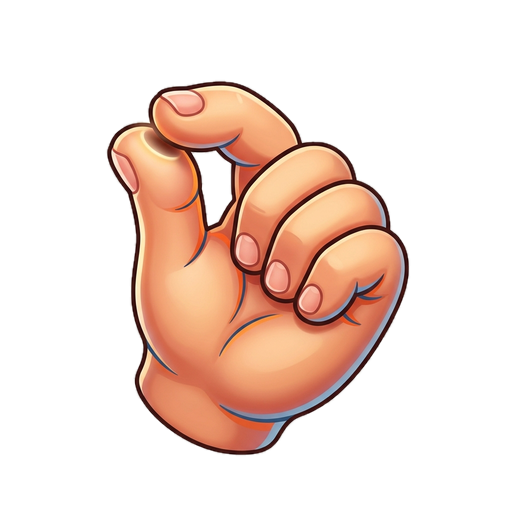
#> input picture assets/gesture_pinch.png, 512 x 512 px, found by its file name
$ python build_roulette_wheel.py
#> lines starting #> are read from the running program, lines starting #| are printed output that depends on the picture
import os
import math
from PIL import Image, ImageDraw

WIDTH, HEIGHT = 2048, 2048
CX, CY = WIDTH // 2, HEIGHT // 2
R_OUTER = 980
R_SECTOR = 870
R_HUB = 210

# Initialize High-Res RGBA Canvas
canvas = Image.new("RGBA", (WIDTH, HEIGHT), (0, 0, 0, 0))
#> canvas: PIL image 2048x2048 RGBA; every value is 0
draw = ImageDraw.Draw(canvas)

# 1. 4 Quadrant Sectors
sectors = [
    {"idx": 0, "file": "gesture_pinch.png", "col1": (245, 158, 11, 255), "deg_start": 0, "deg_end": 90, "deg_mid": 45},
    {"idx": 1, "file": "gesture_fist.png", "col1": (239, 68, 68, 255), "deg_start": 90, "deg_end": 180, "deg_mid": 135},
    {"idx": 2, "file": "gesture_peace.png", "col1": (168, 85, 247, 255), "deg_start": 180, "deg_end": 270, "deg_mid": 225},
    {"idx": 3, "file": "gesture_palm.png", "col1": (16, 185, 129, 255), "deg_start": 270, "deg_end": 360, "deg_mid": 315},
]

# Draw smooth anti-aliased sectors
for s in sectors:
    bbox = [CX - R_SECTOR, CY - R_SECTOR, CX + R_SECTOR, CY + R_SECTOR]
    draw.pieslice(bbox, start=s["deg_start"], end=s["deg_end"], fill=s["col1"], outline=(15, 23, 42, 255), width=4)

# 2. Golden Embossed Divider Spokes
for s in sectors:
    ang_rad = math.radians(s["deg_start"])
    x2 = CX + int(R_SECTOR * math.cos(ang_rad))
    y2 = CY + int(R_SECTOR * math.sin(ang_rad))
    # Golden Spoke Line with dual highlight
    draw.line([(CX, CY), (x2, y2)], fill=(254, 240, 138, 255), width=14)
    draw.line([(CX, CY), (x2, y2)], fill=(180, 83, 9, 255), width=4)

# 3. Paste 4 Pure White Circular Pods with Radially Rotated 3D Gestures
base_dir = os.path.dirname(os.path.abspath(__file__))
assets_gestures = os.path.join(base_dir, "assets", "gestures")
badge_r = 580

for s in sectors:
    rad = math.radians(s["deg_mid"])

    pod_x = int(CX + badge_r * math.cos(rad))
    pod_y = int(CY + badge_r * math.sin(rad))
    pod_rad = 176

    # Outer drop shadow for pod
    draw.ellipse([pod_x - pod_rad - 8, pod_y - pod_rad - 8, pod_x + pod_rad + 8, pod_y + pod_rad + 8], fill=(15, 23, 42, 120))
    # Pure Solid White Circular Pod
    draw.ellipse([pod_x - pod_rad, pod_y - pod_rad, pod_x + pod_rad, pod_y + pod_rad], fill=(255, 255, 255, 255), outline=(254, 240, 138, 255), width=8)
    draw.ellipse([pod_x - (pod_rad - 12), pod_y - (pod_rad - 12), pod_x + (pod_rad - 12), pod_y + (pod_rad - 12)], outline=(226, 232, 240, 255), width=4)

    radial_rotation_deg = (s["deg_mid"] - 270.0)

    g_path = os.path.join(assets_gestures, s["file"])
    if os.path.exists(g_path):
        g_img = Image.open(g_path).convert("RGBA")
#> g_img is the input picture: PIL image 512x512 RGBA; mean R, G, B, A 64.1, 43.2, 33.5, 75.3
        g_size = (272, 272)
        g_resized = g_img.resize(g_size, Image.Resampling.LANCZOS)
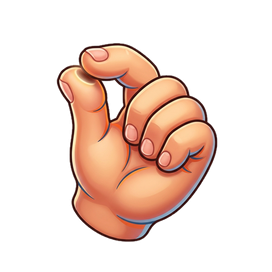
#> g_resized: PIL image 272x272 RGBA; mean R, G, B, A 64.6, 43.6, 33.9, 75.3; transparent parts drawn white

        g_rotated = g_resized.rotate(-radial_rotation_deg, expand=True, resample=Image.Resampling.BICUBIC)
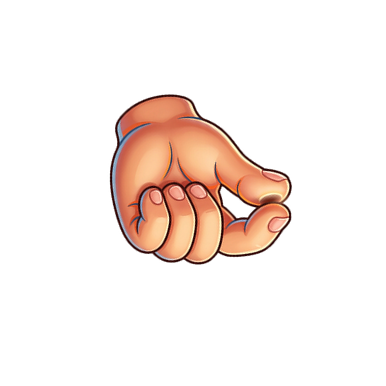
#> g_rotated: PIL image 386x386 RGBA; mean R, G, B, A 31.5, 21.1, 16.3, 37.4; transparent parts drawn white

        gw, gh = g_rotated.size
#> gw = 386; gh = 386
        canvas.paste(g_rotated, (pod_x - gw // 2, pod_y - gh // 2), g_rotated)
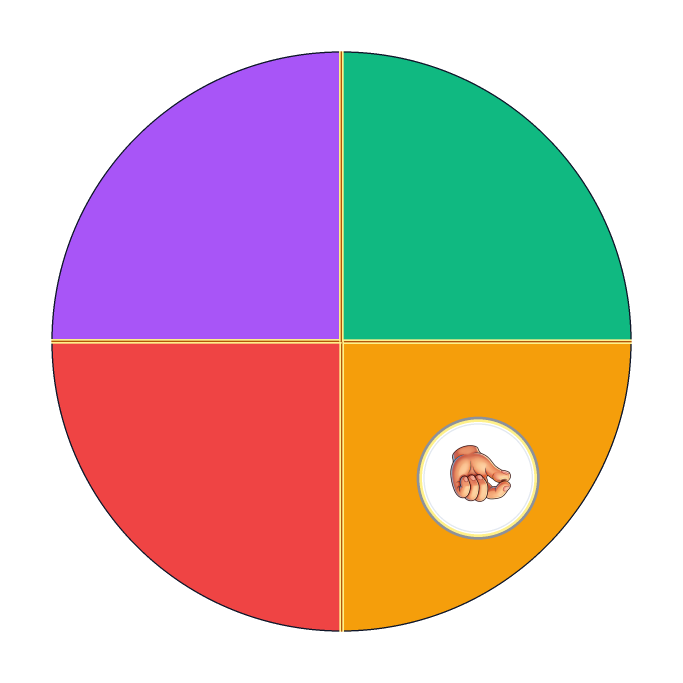
#> canvas: PIL image 2048x2048 RGBA (shown at 1/3 size); mean R, G, B, A 94.2, 72, 68.8, 144.4; transparent parts drawn white
#> pass 2 of the loop `for s in sectors:`:
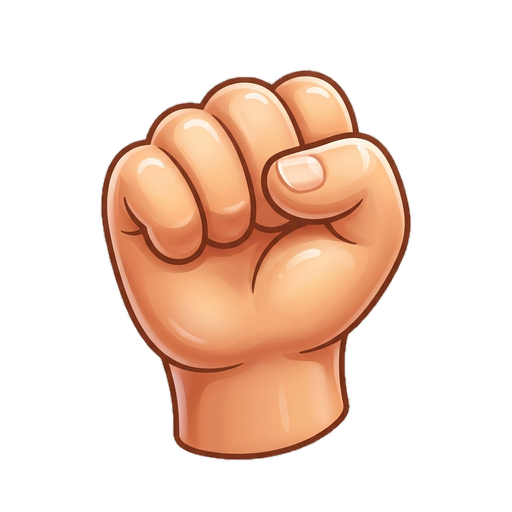
#> input picture assets/gestures/gesture_fist.png, 512 x 512 px
#> g_img is the input picture: PIL image 512x512 RGBA; mean R, G, B, A 74.6, 51, 37.4, 84.4
#> `g_rotated = g_resized.rotate(-radial_rotation_deg, expand=True, resamp..`:
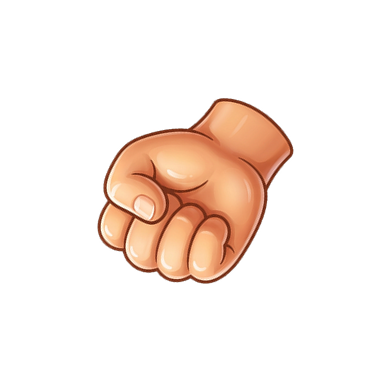
#> g_rotated: PIL image 386x386 RGBA; mean R, G, B, A 36.8, 25.1, 18.3, 41.9; transparent parts drawn white
#> `canvas.paste(g_rotated, (pod_x - gw // 2, pod_y - gh // 2), g_rotated)`:
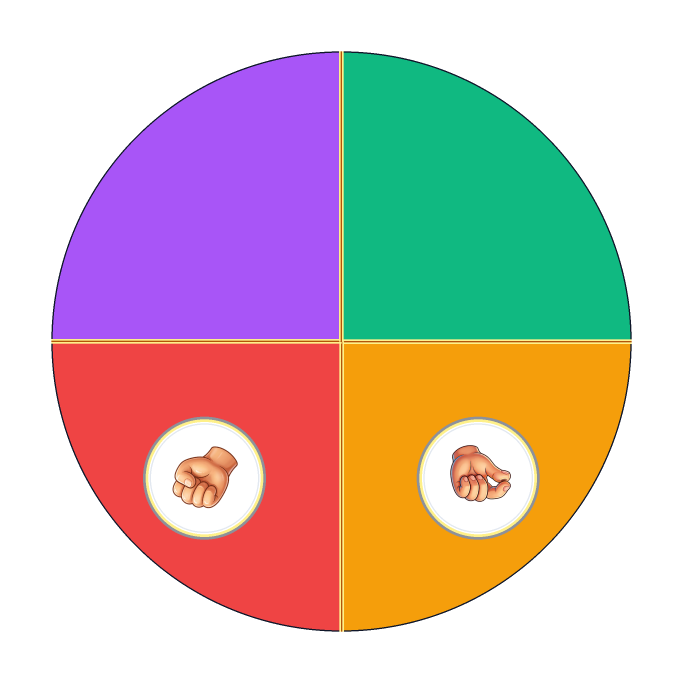
#> canvas: PIL image 2048x2048 RGBA (shown at 1/3 size); mean R, G, B, A 93.9, 75.6, 72, 144.1; transparent parts drawn white
#> pass 3 of the loop `for s in sectors:`:
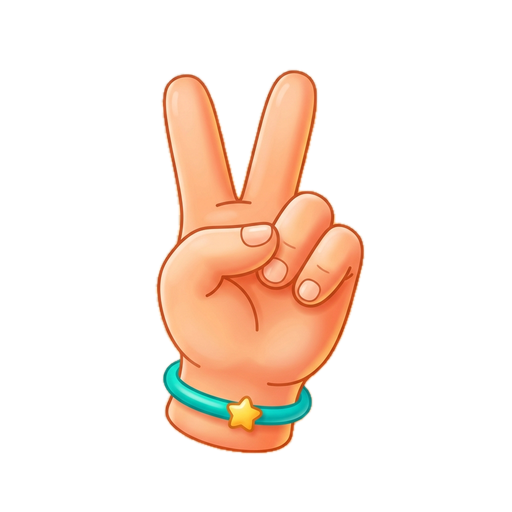
#> input picture assets/gesture_peace.png, 512 x 512 px, found by its file name
#> g_img is the input picture: PIL image 512x512 RGBA; mean R, G, B, A 51.1, 35.9, 25.8, 53.3
#> `g_rotated = g_resized.rotate(-radial_rotation_deg, expand=True, resamp..`:
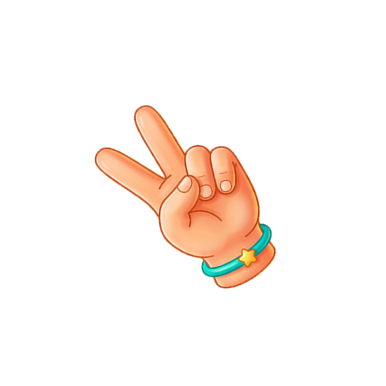
#> g_rotated: PIL image 386x386 RGBA; mean R, G, B, A 25.3, 17.6, 12.7, 26.4; transparent parts drawn white
#> `canvas.paste(g_rotated, (pod_x - gw // 2, pod_y - gh // 2), g_rotated)`:
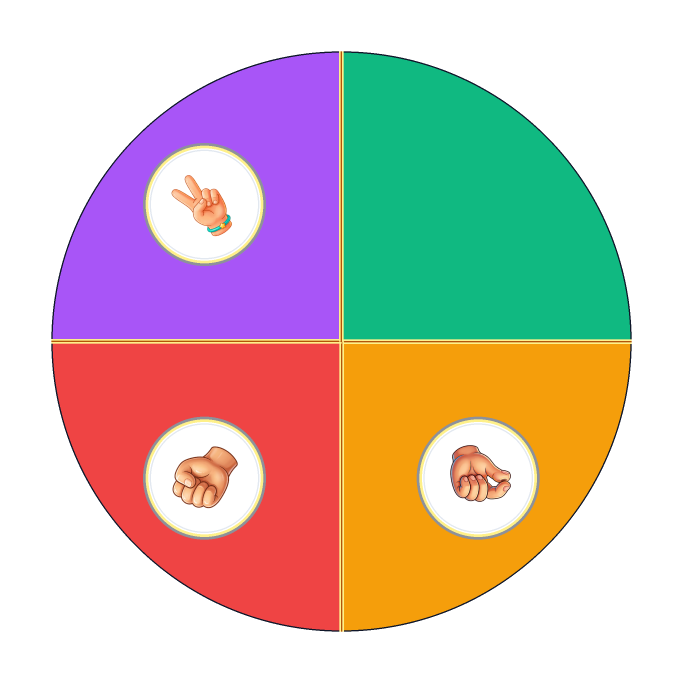
#> canvas: PIL image 2048x2048 RGBA (shown at 1/3 size); mean R, G, B, A 95.4, 79, 70.9, 143.8; transparent parts drawn white
#> the loop made 4 passes; the first 3 are shown

# 4. Outer Golden Metallic Rim & LED Bulbs
draw.ellipse([CX - R_OUTER, CY - R_OUTER, CX + R_OUTER, CY + R_OUTER], outline=(217, 119, 6, 255), width=64)
draw.ellipse([CX - (R_OUTER - 16), CY - (R_OUTER - 16), CX + (R_OUTER - 16), CY + (R_OUTER - 16)], outline=(254, 240, 138, 255), width=16)
draw.ellipse([CX - (R_OUTER - 32), CY - (R_OUTER - 32), CX + (R_OUTER - 32), CY + (R_OUTER - 32)], outline=(180, 83, 9, 255), width=12)
draw.ellipse([CX - R_SECTOR, CY - R_SECTOR, CX + R_SECTOR, CY + R_SECTOR], outline=(15, 23, 42, 255), width=10)

# 24 Glowing LED Bulbs on the rim
num_leds = 24
for i in range(num_leds):
    led_ang = math.radians(i * (360.0 / num_leds))
    lx = int(CX + (R_OUTER - 28) * math.cos(led_ang))
    ly = int(CY + (R_OUTER - 28) * math.sin(led_ang))
    # Glowing bulb
    draw.ellipse([lx - 24, ly - 24, lx + 24, ly + 24], fill=(254, 240, 138, 255), outline=(245, 158, 11, 255), width=4)
    draw.ellipse([lx - 12, ly - 12, lx + 12, ly + 12], fill=(255, 255, 255, 255))

# 5. Center Golden Hub with Diamond Accent
draw.ellipse([CX - R_HUB, CY - R_HUB, CX + R_HUB, CY + R_HUB], fill=(15, 23, 42, 255), outline=(217, 119, 6, 255), width=20)
draw.ellipse([CX - (R_HUB - 16), CY - (R_HUB - 16), CX + (R_HUB - 16), CY + (R_HUB - 16)], fill=(245, 158, 11, 255), outline=(254, 240, 138, 255), width=12)
draw.ellipse([CX - (R_HUB - 70), CY - (R_HUB - 70), CX + (R_HUB - 70), CY + (R_HUB - 70)], fill=(254, 240, 138, 255), outline=(217, 119, 6, 255), width=8)
draw.ellipse([CX - 56, CY - 56, CX + 56, CY + 56], fill=(255, 255, 255, 255))

# Save High-Definition Roulette Wheel
target_path = os.path.join(base_dir, "assets", "ui", "roulette_wheel.png")
canvas.save(target_path, "PNG")
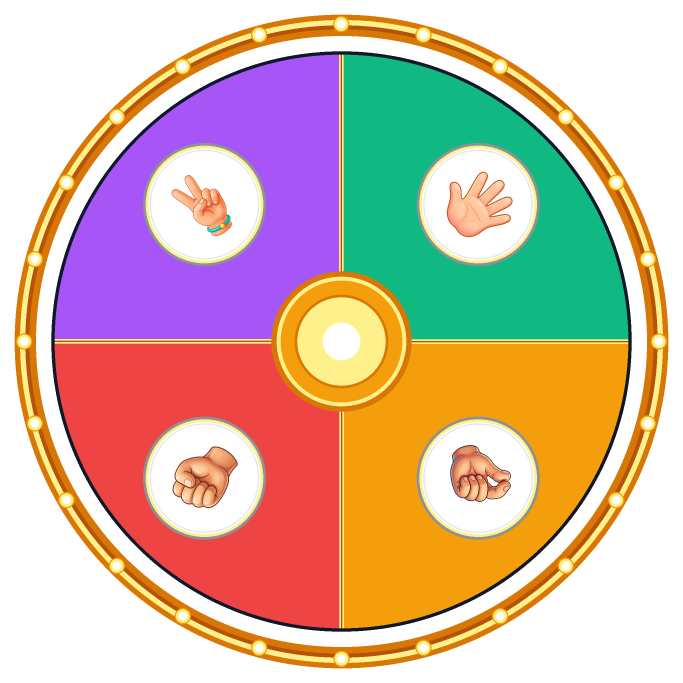
#> saved as roulette_wheel.png: PIL image 2048x2048 RGBA (shown at 1/3 size); mean R, G, B, A 122.4, 94.7, 75.5, 166.7; transparent parts drawn white
print("Ultra-HD 2048x2048 Roulette Wheel generated successfully at:", target_path)
